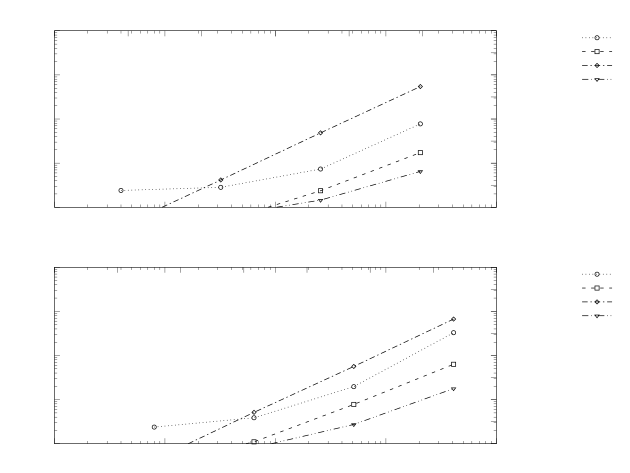

Generate this figure with gnuplot:
set output 'ConstCoeffPoisson_Schwarz.tex'
set terminal cairolatex  pdf   size 16cm,12cm
set multiplot
set size 1,0.5
set size 0.98,0.49
set origin 0.01,0.505
unset lmargin 
unset rmargin 
unset tmargin 
unset bmargin 
set logscale x
set logscale y
unset logscale x2
unset logscale y2
set autoscale x
set yrange [0.1:10000]
set autoscale x2
set autoscale y2
unset xlabel
set ylabel "$k = 2$"
unset x2label
unset y2label
unset title 
unset key
set key outside right vertical maxrows 5 
set xtics format "$10^{%T}$" 
set x2tics format " " 
set ytics format "$10^{%T}$" 
set y2tics format " " 
set termoption dashed
set termoption dashed
set termoption dashed
set termoption dashed
plot "ConstCoeffPoisson_Schwarz_data_0.csv" title "Slv Iter" with linespoints linecolor  "black" dashtype 3 linewidth 3 pointtype 6 pointsize 0.5, "ConstCoeffPoisson_Schwarz_data_1.csv" title "Slv Init" with linespoints linecolor  "black" dashtype 2 linewidth 3 pointtype 4 pointsize 0.5, "ConstCoeffPoisson_Schwarz_data_2.csv" title "Agg Init" with linespoints linecolor  "black" dashtype 4 linewidth 3 pointtype 12 pointsize 0.5, "ConstCoeffPoisson_Schwarz_data_3.csv" title "Mtx ass" with linespoints linecolor  "black" dashtype 5 linewidth 3 pointtype 10 pointsize 0.5, "ConstCoeffPoisson_Schwarz_data_4.csv" title "linear" with lines linecolor  "black" dashtype 1 linewidth 1
set size 0.98,0.49
set origin 0.01,0.005
unset lmargin 
unset rmargin 
unset tmargin 
unset bmargin 
set logscale x
set logscale y
unset logscale x2
unset logscale y2
set autoscale x
set yrange [0.1:10000]
set autoscale x2
set autoscale y2
unset xlabel
set ylabel "$k = 3$"
unset x2label
unset y2label
unset title 
unset key
set key outside right vertical maxrows 5 
set xtics format "$10^{%T}$" 
set x2tics format " " 
set ytics format "$10^{%T}$" 
set y2tics format " " 
set termoption dashed
set termoption dashed
set termoption dashed
set termoption dashed
plot "ConstCoeffPoisson_Schwarz_data_5.csv" title "Slv Iter" with linespoints linecolor  "black" dashtype 3 linewidth 3 pointtype 6 pointsize 0.5, "ConstCoeffPoisson_Schwarz_data_6.csv" title "Slv Init" with linespoints linecolor  "black" dashtype 2 linewidth 3 pointtype 4 pointsize 0.5, "ConstCoeffPoisson_Schwarz_data_7.csv" title "Agg Init" with linespoints linecolor  "black" dashtype 4 linewidth 3 pointtype 12 pointsize 0.5, "ConstCoeffPoisson_Schwarz_data_8.csv" title "Mtx ass" with linespoints linecolor  "black" dashtype 5 linewidth 3 pointtype 10 pointsize 0.5, "ConstCoeffPoisson_Schwarz_data_9.csv" title "linear" with lines linecolor  "black" dashtype 1 linewidth 1


exit
